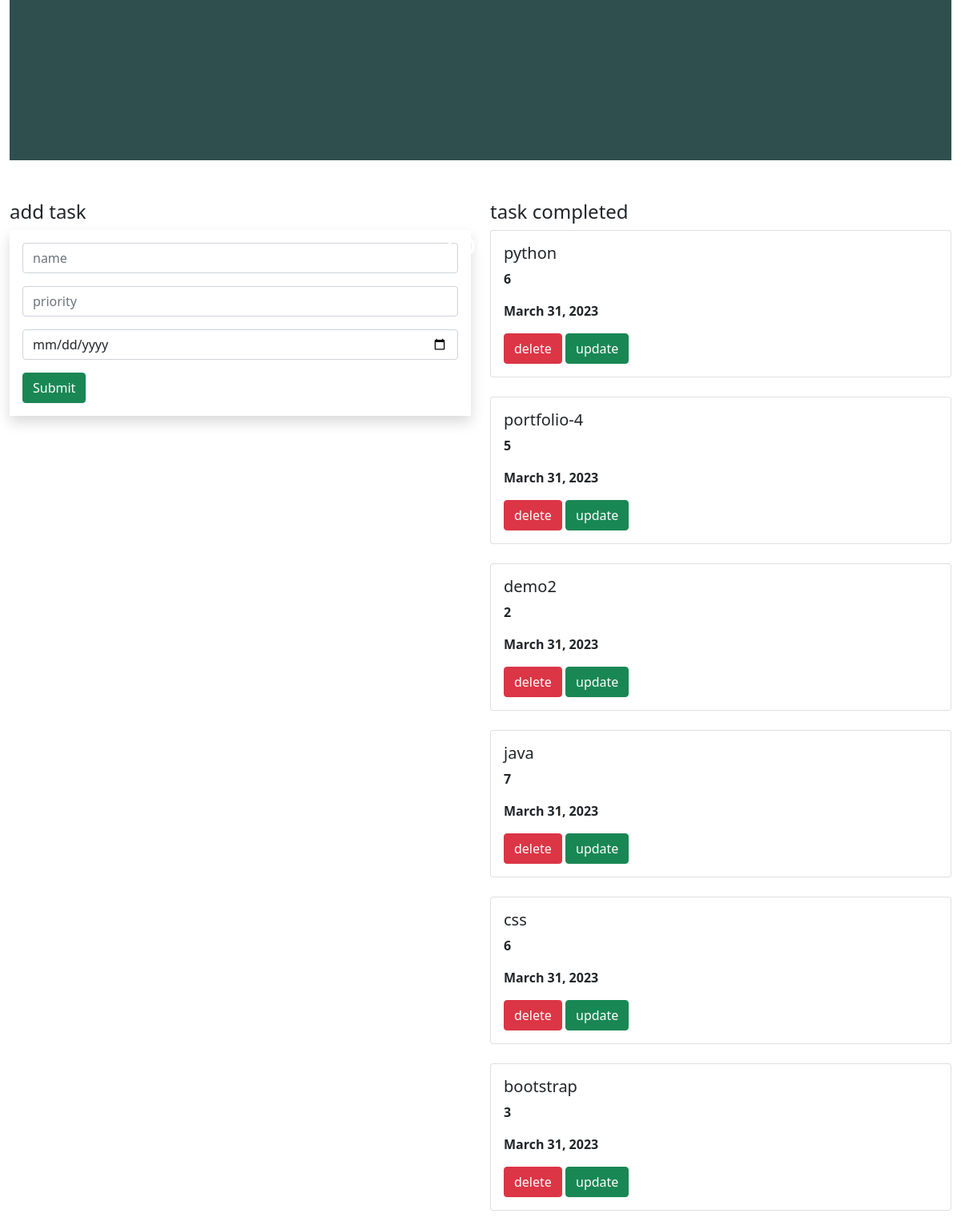
The page / on the database its author committed.
### todo_app/models.py (models this page shows, shortened)
class Task(models.Model):
    name=models.CharField(max_length=100)
    priority=models.IntegerField()
    date=models.DateField(default=datetime.date.today)

### todo_app/views.py (the view)
# urls.py: path('',views.task_view,name='result'),
def task_view(request):
    obj1=Task.objects.all()
    if request.method=='POST':
        name=request.POST.get('name')
        priority=request.POST.get('priority')
        date=request.POST.get('date')
        obj=Task(name=name,priority=priority,date=date)
        obj.save()
    return render(request, 'task_view.html',{'obj1':obj1})

### templates/task_view.html (shortened to what this page needs)
{% extends 'base.html' %}
{% block content %}
<div class="container-fluid">
    <div class="row">
        <div class="col-md-12">
            <div class="banner">
                <div class="banner-text">
                    <h1>todo</h1>
                </div>
            </div>
        </div>
    </div>
<div class="row">
    <div class="col-md-6">
        <h4>add task</h4>
         <form method="post" class="p-3 shadow">
    <div class="mb-3">
        <input type="text" name="name" class="form-control" placeholder="name">
    </div>
    <div class="mb-3">
    <input type="text" name="priority" class="form-control" placeholder="priority">
    </div>
             <div class="mb-3">
                <input type="date" name="date" class="form-control" placeholder="date">
    </div>
    <input type="submit" class="btn btn-success">
</form>
    </div>
    <div class="col-md-6">
        <h4>task completed</h4>
        {% for i in obj1 %}
        <div class="card">
        <div class="card-body">
            <h5 class="card-title">{{i.name}}</h5>
            <p><b>{{i.priority}}</b></p>
             <p><b>{{i.date}}</b></p>
            <a class="btn btn-danger" href="{% url 'delete' i.id %}" >delete</a>
            <a class="btn btn-success" href="{% url 'update' i.id %}" >update</a>
        </div>
        </div>
        <br>
        {% endfor %}
    </div>
</div>
</div>
{% endblock %}

### templates/base.html (shortened to what this page needs)
{% load static %}
<!DOCTYPE html>
<html lang="en">
<head>
  <link rel="stylesheet" href="https://cdn.jsdelivr.net/npm/bootstrap@5.0.2/dist/css/bootstrap.min.css" rel="stylesheet">
   <link rel="stylesheet" href="{% static 'style.css' %}">
</head>
<body>
{% block content %}
{% endblock %}
</body>
</html>

### static/style.css (style rules this page uses)
.banner { background-color:darkslategrey; width:100%; height:200px; margin-bottom:50px; }
.banner-text { top:20%; left:50%; position:absolute; transform:translate(-50%,-50%); color:white; }

### rows shown on the page
Task: name "python", priority "6", date "March 31, 2023"
Task: name "portfolio-4", priority "5", date "March 31, 2023"
Task: name "demo2", priority "2", date "March 31, 2023"
Task: name "java", priority "7", date "March 31, 2023"
Task: name "css", priority "6", date "March 31, 2023"
Task: name "bootstrap", priority "3", date "March 31, 2023"
